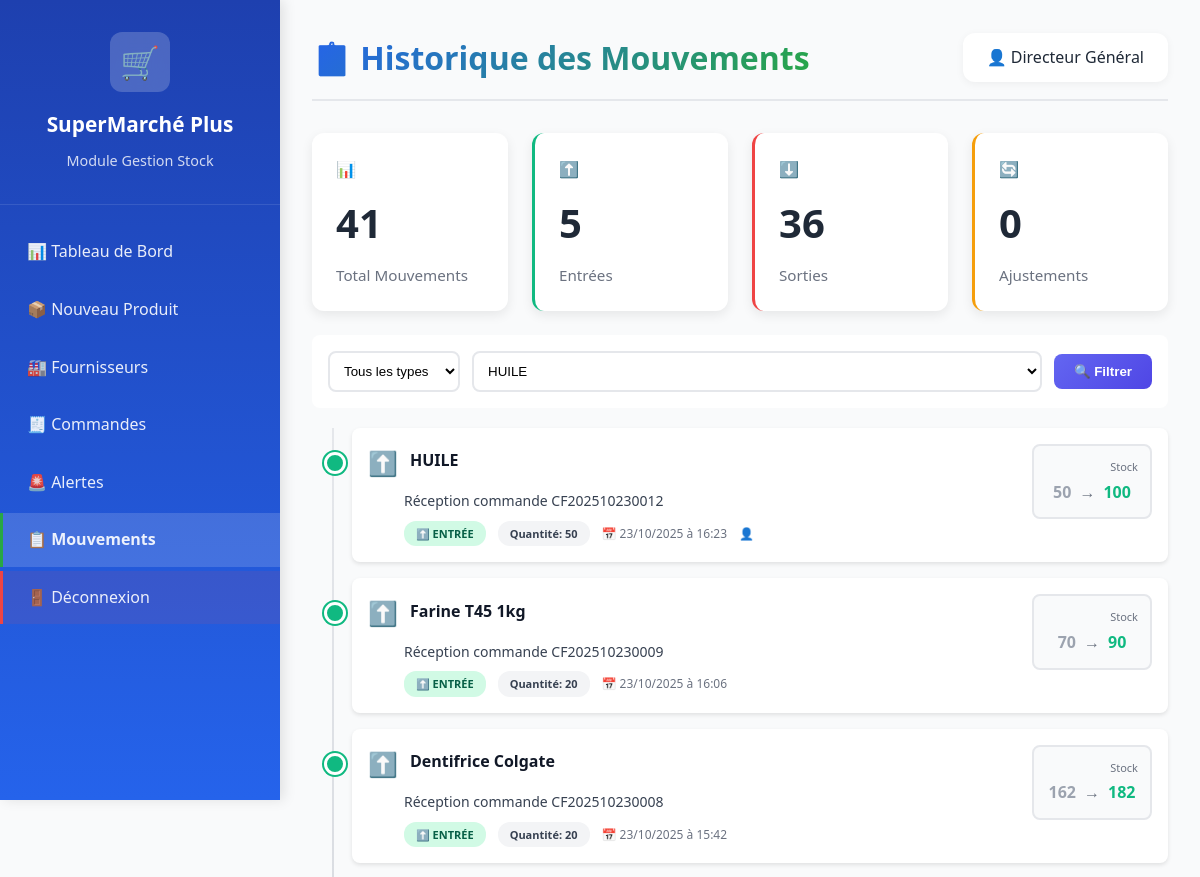
Page /dashboard/stock/mouvements/ (signed in, upper part) on the earlier database version.
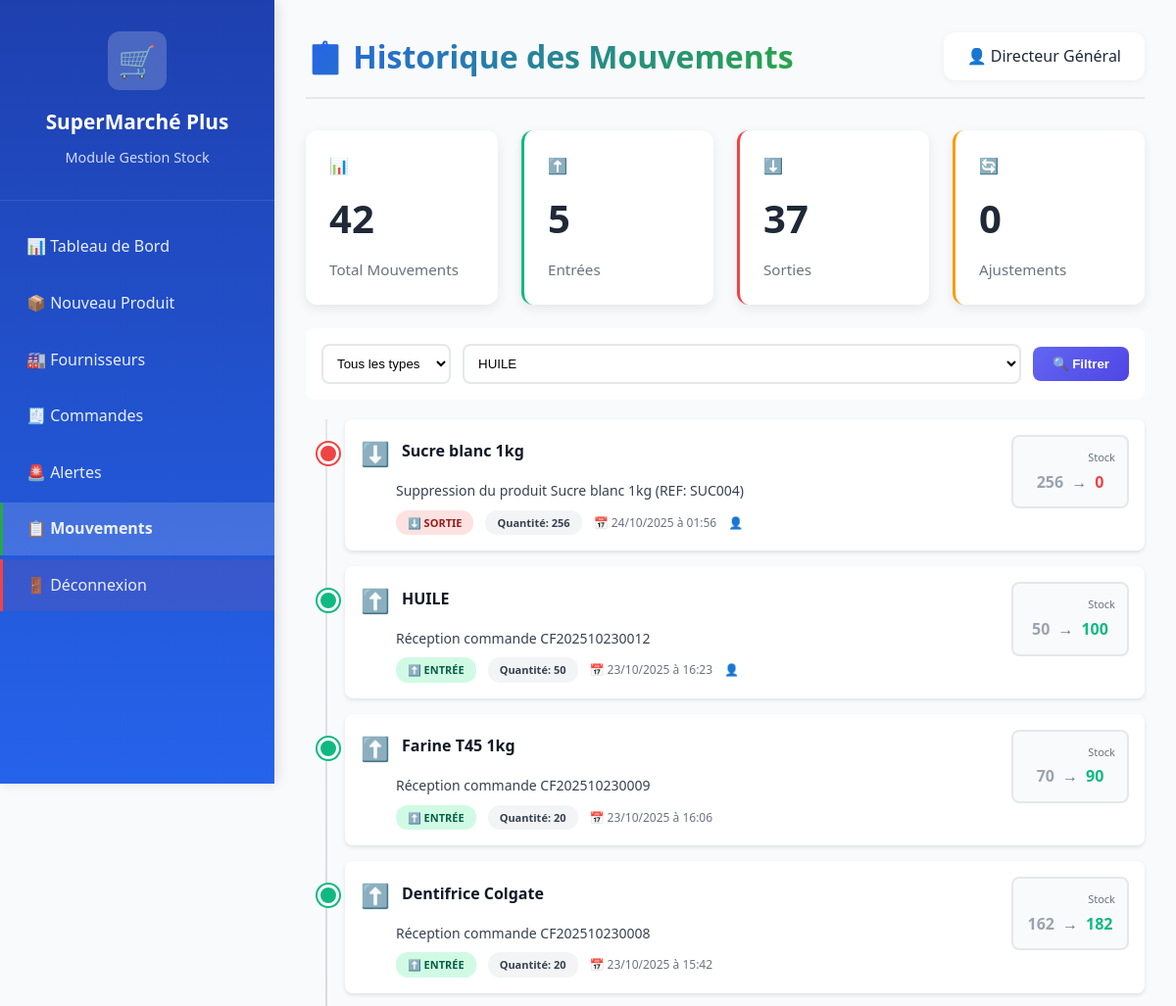
Same page on the later database version.
### CarrefourApp/models.py (models this page shows, shortened)
class MouvementStock(models.Model):
    TYPE_MOUVEMENT_CHOICES = [
        ('ENTREE', 'Entrée (Achat/Livraison)'),
        ('SORTIE', 'Sortie (Vente)'),
        ('AJUSTEMENT', 'Ajustement (Inventaire)'),
        ('RETOUR', 'Retour (Client/Fournisseur)'),
    ]
    produit = models.ForeignKey(
        Produit,
        on_delete=models.PROTECT,
        verbose_name="Produit"
    )
    type_mouvement = models.CharField(
        max_length=20,
        choices=TYPE_MOUVEMENT_CHOICES,
        verbose_name="Type de mouvement"
    )
    quantite = models.IntegerField(
        verbose_name="Quantité",
        help_text="Nombre positif pour entrée, négatif pour sortie"
    )
    date_mouvement = models.DateTimeField(
        auto_now_add=True,
        verbose_name="Date du mouvement"
    )
    raison = models.TextField(
        verbose_name="Raison / Commentaire"
    )
    employe = models.ForeignKey(
        Employe,
        on_delete=models.SET_NULL,
        null=True,
        verbose_name="Effectué par"
    )
    stock_avant = models.IntegerField(
        verbose_name="Stock avant mouvement"
    )
    stock_apres = models.IntegerField(
        verbose_name="Stock après mouvement"
    )
    commande_fournisseur = models.ForeignKey(
        CommandeFournisseur,
        on_delete=models.SET_NULL,
        null=True,
        blank=True,
        verbose_name="Commande liée"
    )
    class Meta:
        verbose_name = "Mouvement de stock"
        verbose_name_plural = "Mouvements de stock"
        ordering = ['-date_mouvement']

class Produit(models.Model):
    CATEGORIES = [
        ('ALIMENTAIRE', 'Alimentaire'),
        ('BOISSONS', 'Boissons'),
        ('HYGIENE', 'Hygiène'),
        ('VETEMENTS', 'Vêtements'),
        ('ELECTRONIQUE', 'Électronique'),
        ('MAISON', 'Maison & Jardin'),
    ]
    STATUTS = [
        ('EN_STOCK', 'En stock'),
        ('CRITIQUE', 'Stock critique'),
        ('RUPTURE', 'Rupture'),
    ]
    reference = models.CharField(max_length=20, unique=True, verbose_name="Référence")
    nom = models.CharField(max_length=200, verbose_name="Nom du produit")
    categorie = models.CharField(max_length=50, choices=CATEGORIES, verbose_name="Catégorie")
    prix_unitaire = models.DecimalField(max_digits=10, decimal_places=2, verbose_name="Prix de vente (FCFA)")
    prix_achat = models.DecimalField(max_digits=10, decimal_places=2, verbose_name="Prix d'achat (FCFA)")
    stock_actuel = models.IntegerField(default=0, verbose_name="Stock actuel")
    stock_critique = models.IntegerField(default=10, verbose_name="Seuil critique")
    seuil_reapprovisionnement = models.IntegerField(
        default=20,
        verbose_name="Seuil de réapprovisionnement",
        help_text="Quantité en dessous de laquelle il faut réapprovisionner"
    )
    stock_minimum = models.IntegerField(
        default=5,
        verbose_name="Stock minimum",
        help_text="Stock minimum à maintenir"
    )
    stock_maximum = models.IntegerField(
        default=1000,
        verbose_name="Stock maximum",
        help_text="Stock maximum autorisé"
    )
    fournisseur_principal = models.ForeignKey(
        'Fournisseur',
        on_delete=models.SET_NULL,
        null=True,
        blank=True,
        verbose_name="Fournisseur principal",
        related_name='produits'
    )
    fournisseur = models.CharField(max_length=200, blank=True, verbose_name="Fournisseur (ancien)")
    description = models.TextField(blank=True, default='', verbose_name="Description")
    image = models.ImageField(upload_to='produits/', blank=True, null=True)
    code_barre = models.CharField(max_length=50, blank=True, default='', verbose_name="Code-barres")
    statut = models.CharField(max_length=20, choices=STATUTS, default='EN_STOCK')
    est_actif = models.BooleanField(default=True, verbose_name="Produit actif")
    date_ajout = models.DateTimeField(auto_now_add=True)
    date_modification = models.DateTimeField(auto_now=True)
    class Meta:
        verbose_name = 'Produit'
        verbose_name_plural = 'Produits'

### CarrefourApp/views.py (the view)
# urls.py: path('dashboard/stock/mouvements/', views.stock_mouvements_list, name='stock_mouvements_list'),
@login_required
def stock_mouvements_list(request):
    if not request.user.has_perm('CarrefourApp.view_mouvementstock'):
        messages.error(request, "❌ Vous n'avez pas la permission de voir les mouvements")
        return redirect('dashboard')
    mouvements = MouvementStock.objects.all().select_related('produit', 'employe').order_by('-date_mouvement')[:100]
    type_mouvement = request.GET.get('type', '')
    if type_mouvement:
        mouvements = MouvementStock.objects.filter(type_mouvement=type_mouvement).select_related('produit', 'employe').order_by('-date_mouvement')[:100]
    produit_id = request.GET.get('produit', '')
    if produit_id:
        mouvements = MouvementStock.objects.filter(produit_id=produit_id).select_related('produit', 'employe').order_by('-date_mouvement')[:100]
    total_mouvements = MouvementStock.objects.count()
    entrees = MouvementStock.objects.filter(type_mouvement='ENTREE').count()
    sorties = MouvementStock.objects.filter(type_mouvement='SORTIE').count()
    ajustements = MouvementStock.objects.filter(type_mouvement='AJUSTEMENT').count()
    produits = Produit.objects.filter(est_actif=True)
    context = {
        'mouvements': mouvements,
        'type_mouvement': type_mouvement,
        'produit_id': produit_id,
        'total_mouvements': total_mouvements,
        'entrees': entrees,
        'sorties': sorties,
        'ajustements': ajustements,
        'produits': produits,
    }
    return render(request, 'dashboard/stock_mouvements_list.html', context)

### CarrefourApp/context_processors.py (called while the page is built)
def dashboard_url(request):
    if request.user.is_authenticated:
        dashboard_map = {
            'DG': 'dashboard_dg',
            'DAF': 'dashboard_daf',
            'RH': 'dashboard_rh',
            'STOCK': 'dashboard_stock',
            'CAISSIER': 'dashboard_caisse',
            'MARKETING': 'dashboard_marketing',
        }
        return {
            'user_dashboard_url': dashboard_map.get(request.user.role, 'home')
        }
    return {
        'user_dashboard_url': 'home'
    }

### templates/dashboard/stock_mouvements_list.html (shortened to what the changed rows need)
{% load static %}
<!DOCTYPE html>
<html lang="fr">
<head>
    <link rel="stylesheet" href="{% static 'css/dashboard.css' %}">
</head>
<body>
    <div class="dashboard-container">
        <aside class="sidebar">
            <div class="sidebar-header">
                <h2>SuperMarché Plus</h2>
            </div>
        </aside>
        <main class="main-content">
            <header class="content-header">
                <h1>📋 Historique des Mouvements</h1>
            </header>
            <div class="stats-grid" style="grid-template-columns: repeat(4, 1fr); margin-bottom: 24px;">
                <div class="stat-card">
                    <div class="stat-content">
                        <div class="stat-value">{{ total_mouvements }}</div>
                        <div class="stat-label">Total Mouvements</div>
                    </div>
                </div>
                <div class="stat-card" style="border-left: 3px solid #EF4444;">
                    <div class="stat-content">
                        <div class="stat-value">{{ sorties }}</div>
                        <div class="stat-label">Sorties</div>
                    </div>
                </div>
            </div>
            {% if mouvements %}
                <div class="timeline">
                    {% for mouv in mouvements %}
                        <div class="timeline-item mouvement-{{ mouv.type_mouvement|lower }}">
                            <div style="display: flex; justify-content: space-between; align-items: start; gap: 16px;">
                                <div style="flex: 1;">
                                    <div style="display: flex; align-items: center; gap: 12px; margin-bottom: 8px;">
                                        {% if mouv.type_mouvement == 'ENTREE' %}
                                            <span style="font-size: 24px;">⬆️</span>
                                        {% elif mouv.type_mouvement == 'SORTIE' %}
                                            <span style="font-size: 24px;">⬇️</span>
                                        {% elif mouv.type_mouvement == 'AJUSTEMENT' %}
                                            <span style="font-size: 24px;">🔄</span>
                                        {% elif mouv.type_mouvement == 'RETOUR' %}
                                            <span style="font-size: 24px;">↩️</span>
                                        {% endif %}
                                        <div>
                                            <h3 style="margin: 0; font-size: 16px; font-weight: 600; color: #111827;">
                                                {{ mouv.produit.nom }}
                                            </h3>
                                        </div>
                                    </div>
                                    <div style="margin-left: 36px;">
                                        <p style="margin: 8px 0; color: #374151; font-size: 14px;">
                                            {{ mouv.raison }}
                                        </p>
                                        <div style="display: flex; gap: 12px; align-items: center; flex-wrap: wrap;">
                                            {% if mouv.type_mouvement == 'ENTREE' %}
                                                <span class="badge badge-entree">⬆️ ENTRÉE</span>
                                            {% elif mouv.type_mouvement == 'SORTIE' %}
                                                <span class="badge badge-sortie">⬇️ SORTIE</span>
                                            {% elif mouv.type_mouvement == 'AJUSTEMENT' %}
                                                <span class="badge badge-ajustement">🔄 AJUSTEMENT</span>
                                            {% elif mouv.type_mouvement == 'RETOUR' %}
                                                <span class="badge badge-retour">↩️ RETOUR</span>
                                            {% endif %}
                                            <span style="background: #F3F4F6; color: #374151; padding: 4px 12px; border-radius: 12px; font-size: 11px; font-weight: 600;">
                                                Quantité: <strong>{{ mouv.quantite }}</strong>
                                            </span>
                                            <span style="color: #6B7280; font-size: 12px;">
                                                📅 {{ mouv.date_mouvement|date:"d/m/Y à H:i" }}
                                            </span>
                                            {% if mouv.employe %}
                                                <span style="color: #6B7280; font-size: 12px;">
                                                    👤 {{ mouv.employe.user.get_full_name }}
                                                </span>
                                            {% endif %}
                                        </div>
                                    </div>
                                </div>
                                <div style="text-align: right; min-width: 120px;">
                                    <div style="background: #F9FAFB; border: 2px solid #E5E7EB; border-radius: 8px; padding: 12px;">
                                        <div style="font-size: 11px; color: #6B7280; margin-bottom: 4px;">Stock</div>
                                        <div style="display: flex; align-items: center; justify-content: center; gap: 8px; font-weight: 600;">
                                            <span style="color: #9CA3AF;">{{ mouv.stock_avant }}</span>
                                            <span style="color: #6B7280;">→</span>
                                            <span style="color: {% if mouv.stock_apres > mouv.stock_avant %}#10B981{% elif mouv.stock_apres < mouv.stock_avant %}#EF4444{% else %}#6B7280{% endif %};">
                                                {{ mouv.stock_apres }}
                                            </span>
                                        </div>
                                    </div>
                                </div>
                            </div>
                        </div>
                    {% endfor %}
                </div>
            {% endif %}
        </main>
    </div>
</body>
</html>

Differences in the rows shown:
added MouvementStock: produit.nom "Sucre blanc 1kg", raison "Suppression du produit Sucre blanc 1kg (REF: SUC004)", type_mouvement "⬇️ SORTIE", quantite "256", date_mouvement "24/10/2025 à 01:56", stock_avant "256", stock_apres "0"
Other differences:
{{ total_mouvements }}: "41" → "42"
{{ sorties }}: "36" → "37"
